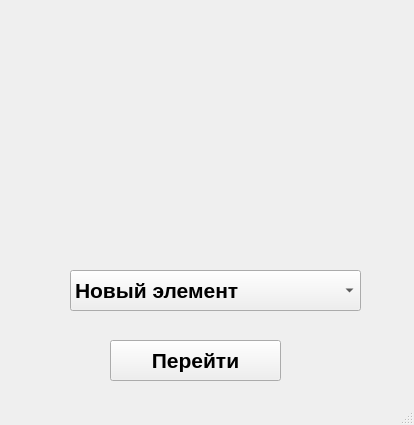
<?xml version="1.0" encoding="UTF-8"?>
<ui version="4.0">
 <class>MainWindow</class>
 <widget class="QMainWindow" name="MainWindow">
  <property name="geometry">
   <rect>
    <x>0</x>
    <y>0</y>
    <width>414</width>
    <height>425</height>
   </rect>
  </property>
  <property name="windowTitle">
   <string>MainWindow</string>
  </property>
  <widget class="QWidget" name="centralwidget">
   <widget class="QPushButton" name="pushButton">
    <property name="geometry">
     <rect>
      <x>110</x>
      <y>340</y>
      <width>171</width>
      <height>41</height>
     </rect>
    </property>
    <property name="font">
     <font>
      <pointsize>16</pointsize>
      <weight>75</weight>
      <bold>true</bold>
     </font>
    </property>
    <property name="text">
     <string>Перейти</string>
    </property>
   </widget>
   <widget class="QComboBox" name="comboBox">
    <property name="geometry">
     <rect>
      <x>70</x>
      <y>270</y>
      <width>291</width>
      <height>41</height>
     </rect>
    </property>
    <property name="font">
     <font>
      <pointsize>16</pointsize>
      <weight>75</weight>
      <bold>true</bold>
     </font>
    </property>
    <item>
     <property name="text">
      <string>Новый элемент</string>
     </property>
    </item>
    <item>
     <property name="text">
      <string>Новый элемент</string>
     </property>
    </item>
    <item>
     <property name="text">
      <string>Новый элемент</string>
     </property>
    </item>
    <item>
     <property name="text">
      <string>Новый элемент</string>
     </property>
    </item>
    <item>
     <property name="text">
      <string>Новый элемент</string>
     </property>
    </item>
   </widget>
  </widget>
  <widget class="QMenuBar" name="menubar">
   <property name="geometry">
    <rect>
     <x>0</x>
     <y>0</y>
     <width>414</width>
     <height>21</height>
    </rect>
   </property>
  </widget>
  <widget class="QStatusBar" name="statusbar"/>
 </widget>
 <resources/>
 <connections/>
</ui>
